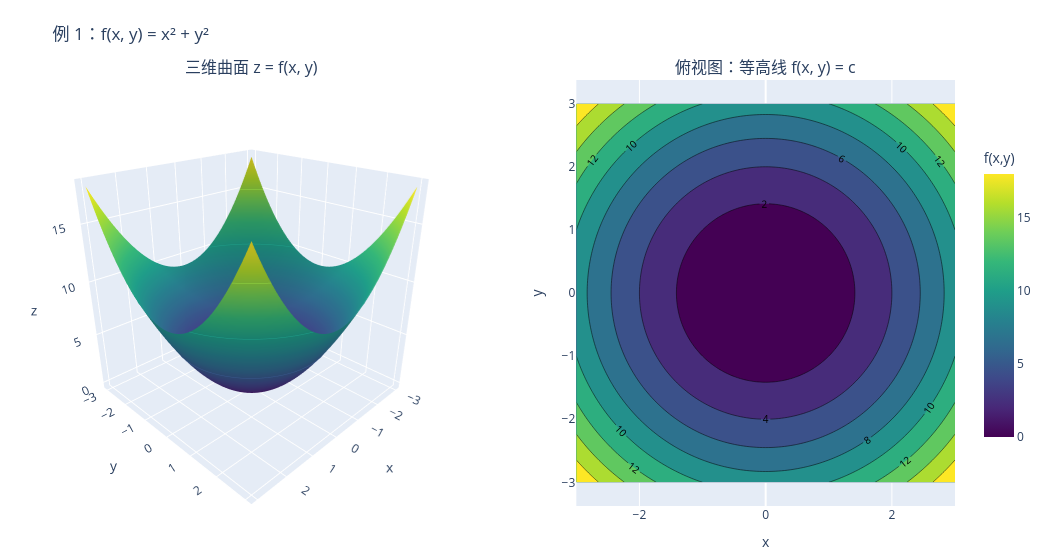

The notebook cell saved with this chart:
### Markdown cell above
## 2. 等高线：三维曲面的水平切片

对于二元函数 $z=f(x,y)$，等高线 $f(x,y)=c$ 是三维曲面被水平平面 $z=c$ 切出来后投影到 $xy$ 平面的曲线。

### Code cell
def bowl(x, y):
    return x**2 + y**2


plot_surface_and_contours(bowl, xlim=(-3, 3), ylim=(-3, 3), title="例 1：f(x, y) = x² + y²")

### Figure 1 — Plotly figure (JSON) as saved in the notebook; plotly's stock layout.template omitted (floating-point values rounded to 4 significant figures; data arrays with more than 128 entries replaced by an {"elided": "..."} marker saying what was removed)
{"data": [{"colorbar": {"len": 0.72, "title": {"text": "f(x,y)"}}, "colorscale": [[0, "#440154"], [0.1111, "#482878"], [0.2222, "#3e4989"], [0.3333, "#31688e"], [0.4444, "#26828e"], [0.5556, "#1f9e89"], [0.6667, "#35b779"], [0.7778, "#6ece58"], [0.8889, "#b5de2b"], [1, "#fde725"]], "contours": {"z": {"highlightcolor": "white", "show": true, "usecolormap": true}}, "scene": "scene", "type": "surface", "x": {"elided": "121x121 float values"}, "y": {"elided": "121x121 float values"}, "z": {"elided": "121x121 float values"}}, {"colorscale": [[0, "#440154"], [0.1111, "#482878"], [0.2222, "#3e4989"], [0.3333, "#31688e"], [0.4444, "#26828e"], [0.5556, "#1f9e89"], [0.6667, "#35b779"], [0.7778, "#6ece58"], [0.8889, "#b5de2b"], [1, "#fde725"]], "contours": {"labelfont": {"size": 10}, "showlabels": true}, "showscale": false, "type": "contour", "x": [-3.0, -2.95, -2.9, -2.85, -2.8, -2.75, -2.7, -2.65, -2.6, -2.55, -2.5, -2.45, -2.4, -2.35, -2.3, -2.25, -2.2, -2.15, -2.1, -2.05, -2.0, -1.95, -1.9, -1.85, -1.8, -1.75, -1.7, -1.65, -1.6, -1.55, -1.5, -1.45, -1.4, -1.35, -1.3, -1.25, -1.2, -1.15, -1.1, -1.05, -1.0, -0.95, -0.9, -0.85, -0.8, -0.75, -0.7, -0.65, -0.6, -0.55, -0.5, -0.45, -0.4, -0.35, -0.3, -0.25, -0.2, -0.15, -0.1, -0.05, 0.0, 0.05, 0.1, 0.15, 0.2, 0.25, 0.3, 0.35, 0.4, 0.45, 0.5, 0.55, 0.6, 0.65, 0.7, 0.75, 0.8, 0.85, 0.9, 0.95, 1.0, 1.05, 1.1, 1.15, 1.2, 1.25, 1.3, 1.35, 1.4, 1.45, 1.5, 1.55, 1.6, 1.65, 1.7, 1.75, 1.8, 1.85, 1.9, 1.95, 2.0, 2.05, 2.1, 2.15, 2.2, 2.25, 2.3, 2.35, 2.4, 2.45, 2.5, 2.55, 2.6, 2.65, 2.7, 2.75, 2.8, 2.85, 2.9, 2.95, 3.0], "xaxis": "x", "y": [-3.0, -2.95, -2.9, -2.85, -2.8, -2.75, -2.7, -2.65, -2.6, -2.55, -2.5, -2.45, -2.4, -2.35, -2.3, -2.25, -2.2, -2.15, -2.1, -2.05, -2.0, -1.95, -1.9, -1.85, -1.8, -1.75, -1.7, -1.65, -1.6, -1.55, -1.5, -1.45, -1.4, -1.35, -1.3, -1.25, -1.2, -1.15, -1.1, -1.05, -1.0, -0.95, -0.9, -0.85, -0.8, -0.75, -0.7, -0.65, -0.6, -0.55, -0.5, -0.45, -0.4, -0.35, -0.3, -0.25, -0.2, -0.15, -0.1, -0.05, 0.0, 0.05, 0.1, 0.15, 0.2, 0.25, 0.3, 0.35, 0.4, 0.45, 0.5, 0.55, 0.6, 0.65, 0.7, 0.75, 0.8, 0.85, 0.9, 0.95, 1.0, 1.05, 1.1, 1.15, 1.2, 1.25, 1.3, 1.35, 1.4, 1.45, 1.5, 1.55, 1.6, 1.65, 1.7, 1.75, 1.8, 1.85, 1.9, 1.95, 2.0, 2.05, 2.1, 2.15, 2.2, 2.25, 2.3, 2.35, 2.4, 2.45, 2.5, 2.55, 2.6, 2.65, 2.7, 2.75, 2.8, 2.85, 2.9, 2.95, 3.0], "yaxis": "y", "z": {"elided": "121x121 float values"}}], "layout": {"annotations": [{"font": {"size": 16}, "showarrow": false, "text": "三维曲面 z = f(x, y)", "x": 0.2475, "xanchor": "center", "xref": "paper", "y": 1, "yanchor": "bottom", "yref": "paper"}, {"font": {"size": 16}, "showarrow": false, "text": "俯视图：等高线 f(x, y) = c", "x": 0.7975, "xanchor": "center", "xref": "paper", "y": 1, "yanchor": "bottom", "yref": "paper"}], "height": 560, "margin": {"b": 20, "l": 20, "r": 20, "t": 80}, "scene": {"aspectmode": "cube", "camera": {"eye": {"x": 1.45, "y": 1.45, "z": 0.95}}, "domain": {"x": [0, 0.495], "y": [0, 1]}, "xaxis": {"title": {"text": "x"}}, "yaxis": {"title": {"text": "y"}}, "zaxis": {"title": {"text": "z"}}}, "title": {"text": "例 1：f(x, y) = x² + y²"}, "width": 1050, "xaxis": {"anchor": "y", "domain": [0.595, 1], "title": {"text": "x"}}, "yaxis": {"anchor": "x", "domain": [0, 1], "scaleanchor": "x", "scaleratio": 1, "title": {"text": "y"}}}}
